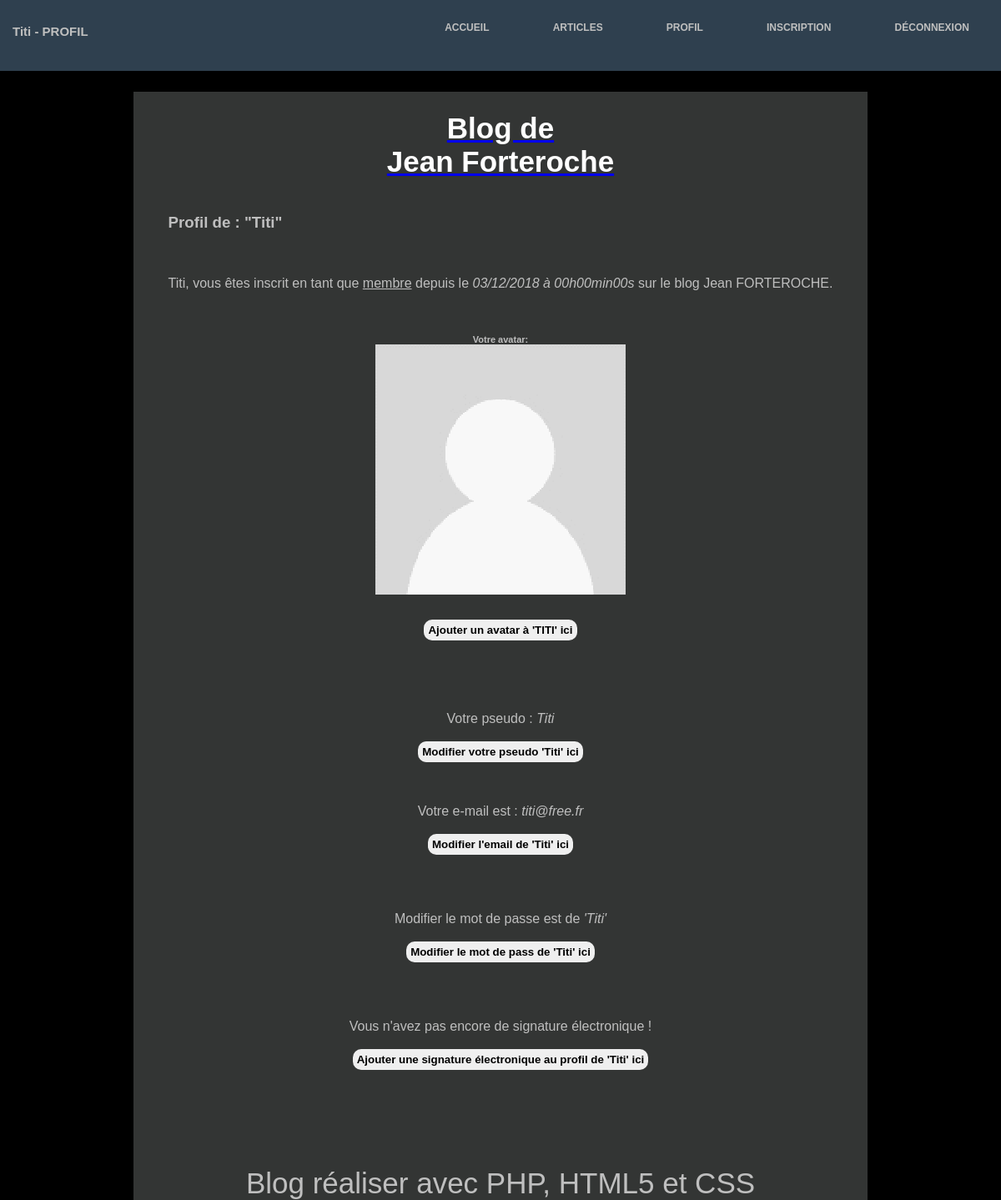
/index.php?action=showProfile&id=28 (signed in), run on the app's committed database.
### tables this page shows
CREATE TABLE `members` (
  `id` int(11) NOT NULL,
  `role` int(255) NOT NULL,
  `nickname` varchar(255) NOT NULL,
  `pass` text NOT NULL,
  `email` varchar(255) NOT NULL,
  `registration_date` datetime NOT NULL,
  `avatar` text,
  `signature` text
);

CREATE TABLE `roles` (
  `role_id` int(11) NOT NULL,
  `role_name` varchar(255) NOT NULL
);

### Controller/ProfileController.php (called while the page is built, shortened)
<?php
require_once 'Model/ProfileManager.php';
class ProfileController {
    private $profile;
    public function __construct() {
        $this->profile = new ProfileManager();
    }
    public function showProfile($profileId) {
        $profile = $this->profile->getProfile($profileId);
        $roleUser = $this->profile->getRoleUser($profileId);
        $view = new View("profileView");
        $view->generate(array('profile' => $profile, 'roleUser' => $roleUser));
    }
}

### index.php (called while the page is built, shortened)
<?php
$router = new Router();
$router->routerQuery();

### Model/ProfileManager.php (called while the page is built, shortened)
<?php
require_once 'Model/Model.php';
class ProfileManager extends Model {
    public function getProfile($profileId) {
        $sql = 'SELECT id, role, nickname, pass, email, DATE_FORMAT(registration_date, \'%d/%m/%Y à %Hh%imin%ss\') AS registration_date_fr, avatar, signature FROM members WHERE id = ?';
        $profile = $this->executeQuery($sql, array($profileId));
        if ($profile->rowCount() > 0)
            return $profile->fetch();
        else
            throw new Exception("Aucun billet ne correspond à l'identifiant '$profileId'");
    }
    public function getRoleUser($profileId) {
        $sql = 'SELECT r.role_id, r.role_name,m.id, m.role, m.nickname, m.pass, m.email, DATE_FORMAT(registration_date, \'%d/%m/%Y à %Hh%imin%ss\') AS registration_date_fr, m.avatar, m.signature FROM roles r LEFT JOIN members m ON r.role_id = m.role WHERE m.id=?';
        $roleUser = $this->executeQuery($sql, array($profileId));
        if ($roleUser->rowCount() > 0)
            return $roleUser->fetch();
    }
}

### Model/Model.php (called while the page is built)
<?php
class Model {
    private $db;
    protected function executeQuery($sql, $settings = null) {
       if ($settings == null) {
            $result = $this->dbConnect()->query($sql);
        }
        else {
            $result = $this->dbConnect()->prepare($sql);
            $result->execute($settings);
        }
        return $result;
    }
    private function dbConnect() {
        if ($this->db == null) {
            $this->db = new PDO('mysql:host=localhost; dbname=simpleBlog;charset=utf8', 'root', 'root', array(PDO::ATTR_ERRMODE => PDO::ERRMODE_EXCEPTION));
        }
        return $this->db;
    }
}

### View/profileView.php (the view, shortened to what this page needs)
<?php
if (isset($_SESSION['id'])) {
?>
<div class="profileMember">
    <h3>Profil de : "<?= $profile['nickname'] ?>"</h3><br />
    <p><?= $profile['nickname'] ?>, vous êtes inscrit en tant que <u><?= $roleUser['role_name'] ?></u>  depuis le <i><?= $profile['registration_date_fr'] ?></i> sur le blog Jean FORTEROCHE.</p>
    <br />
    <br />
    <?php
        if (empty($profile['avatar'])) {
    ?>
        <div id="avatar">
            <label><b>Votre avatar: </b><img class="avatar_profile" src="Content/avatars/no_avatar.png" alt="avatar" /></label><br />
            <button class="btn_update_avatar_profile" >Ajouter un avatar à <?= '\'' . strtoupper($profile['nickname']) . '\'' ?> ici</button><br />
        </div>
    <?php
        }
    ?>
    <br />
    <br />
    <div id="nickname"><span>Votre pseudo : <i><?= $profile['nickname'] ?></i></span><br />
        <button class="btn_update_nickname_profile" >Modifier votre pseudo <?= '\'' . $profile['nickname'] . '\'' ?> ici</button><br />
    </div>
    <div id="email"><span>Votre e-mail est : <i><?= $profile['email'] ?></i></span><br />
        <button class="btn_update_email_profile" >Modifier l'email de <?= '\'' . $profile['nickname'] . '\'' ?> ici</button><br />
    <div class="error"><?php if (isset($error['profileEmail'])) echo $error['profileEmail']; ?></div><br />
    </div>
    <div id="pass"><span>Modifier le mot de passe est de <i><?= '\'' . $profile['nickname'] . '\'' ?></i></span><br />
        <button class="btn_update_pass_profile" >Modifier le mot de pass de <?= '\'' . $profile['nickname'] . '\'' ?> ici</button><br />
    <div class="error"><?php if (isset($error['profilePass'])) echo $error['profilePass']; ?></div><br />
    </div>
    <?php
        if (empty($profile['signature'])) {
    ?>
        <div id="signature"><span>Vous n'avez pas encore de signature électronique !</span><br />
            <button class="btn_update_electronic_signature_profile" >Ajouter une signature électronique au profil de <?= '\'' . $profile['nickname'] . '\'' ?> ici</button><br />
        </div>
    <?php
    }
    ?>
    <br />
    <br />
</div>
<?php
}
?>

### data on the page
members: nickname "Titi", nickname "TITI", email "titi@free.fr"
roles: role_name "membre"

### other printed values
$title "Titi - PROFIL"
$profile['registration_date_fr'] "03/12/2018 à 00h00min00s"
